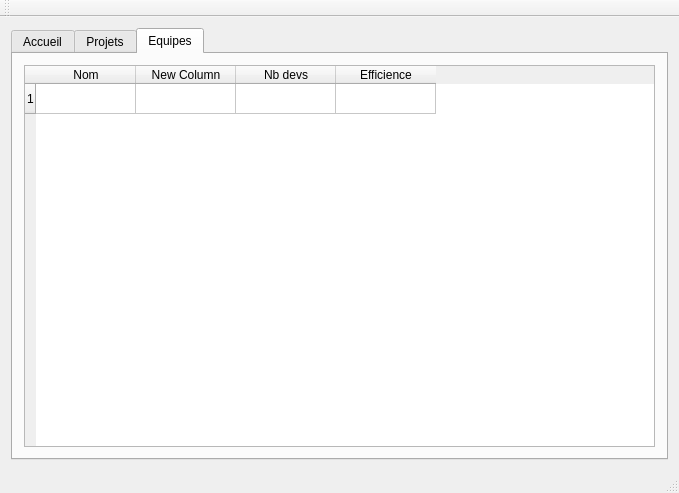
<?xml version="1.0" encoding="UTF-8"?>
<ui version="4.0">
 <class>MainWindow</class>
 <widget class="QMainWindow" name="MainWindow">
  <property name="geometry">
   <rect>
    <x>0</x>
    <y>0</y>
    <width>671</width>
    <height>493</height>
   </rect>
  </property>
  <property name="windowTitle">
   <string>MainWindow</string>
  </property>
  <widget class="QWidget" name="centralWidget">
   <layout class="QGridLayout" name="gridLayout">
    <item row="0" column="0">
     <widget class="QTabWidget" name="Tab">
      <property name="currentIndex">
       <number>2</number>
      </property>
      <widget class="QWidget" name="tab_accueil">
       <attribute name="title">
        <string>Accueil</string>
       </attribute>
       <layout class="QGridLayout" name="gridLayout_4">
        <item row="1" column="0">
         <widget class="QPushButton" name="pushButton">
          <property name="text">
           <string>Est-ce que ça marche</string>
          </property>
         </widget>
        </item>
        <item row="2" column="0">
         <widget class="QPlainTextEdit" name="plainTextEdit">
          <property name="plainText">
           <string/>
          </property>
         </widget>
        </item>
        <item row="0" column="0">
         <spacer name="verticalSpacer">
          <property name="orientation">
           <enum>Qt::Vertical</enum>
          </property>
          <property name="sizeType">
           <enum>QSizePolicy::Maximum</enum>
          </property>
          <property name="sizeHint" stdset="0">
           <size>
            <width>20</width>
            <height>40</height>
           </size>
          </property>
         </spacer>
        </item>
       </layout>
      </widget>
      <widget class="QWidget" name="tab_projets">
       <attribute name="title">
        <string>Projets</string>
       </attribute>
       <layout class="QGridLayout" name="gridLayout_3">
        <item row="1" column="0">
         <widget class="QTableWidget" name="tableWidget">
          <property name="minimumSize">
           <size>
            <width>631</width>
            <height>0</height>
           </size>
          </property>
          <column>
           <property name="text">
            <string>Nom</string>
           </property>
          </column>
          <column>
           <property name="text">
            <string>Deadline</string>
           </property>
          </column>
          <column>
           <property name="text">
            <string>Temps (dev)</string>
           </property>
          </column>
          <column>
           <property name="text">
            <string>Temps (ges)</string>
           </property>
          </column>
         </widget>
        </item>
       </layout>
      </widget>
      <widget class="QWidget" name="tab_equipes">
       <attribute name="title">
        <string>Equipes</string>
       </attribute>
       <layout class="QGridLayout" name="gridLayout_6">
        <item row="0" column="0">
         <widget class="QTableWidget" name="tableWidget_2">
          <row>
           <property name="text">
            <string>1</string>
           </property>
          </row>
          <column>
           <property name="text">
            <string>Nom</string>
           </property>
          </column>
          <column>
           <property name="text">
            <string>New Column</string>
           </property>
          </column>
          <column>
           <property name="text">
            <string>Nb devs</string>
           </property>
          </column>
          <column>
           <property name="text">
            <string>Efficience</string>
           </property>
          </column>
         </widget>
        </item>
       </layout>
      </widget>
     </widget>
    </item>
   </layout>
  </widget>
  <widget class="QMenuBar" name="menuBar">
   <property name="geometry">
    <rect>
     <x>0</x>
     <y>0</y>
     <width>671</width>
     <height>25</height>
    </rect>
   </property>
  </widget>
  <widget class="QToolBar" name="mainToolBar">
   <attribute name="toolBarArea">
    <enum>TopToolBarArea</enum>
   </attribute>
   <attribute name="toolBarBreak">
    <bool>false</bool>
   </attribute>
  </widget>
  <widget class="QStatusBar" name="statusBar"/>
 </widget>
 <layoutdefault spacing="6" margin="11"/>
 <resources/>
 <connections/>
</ui>
